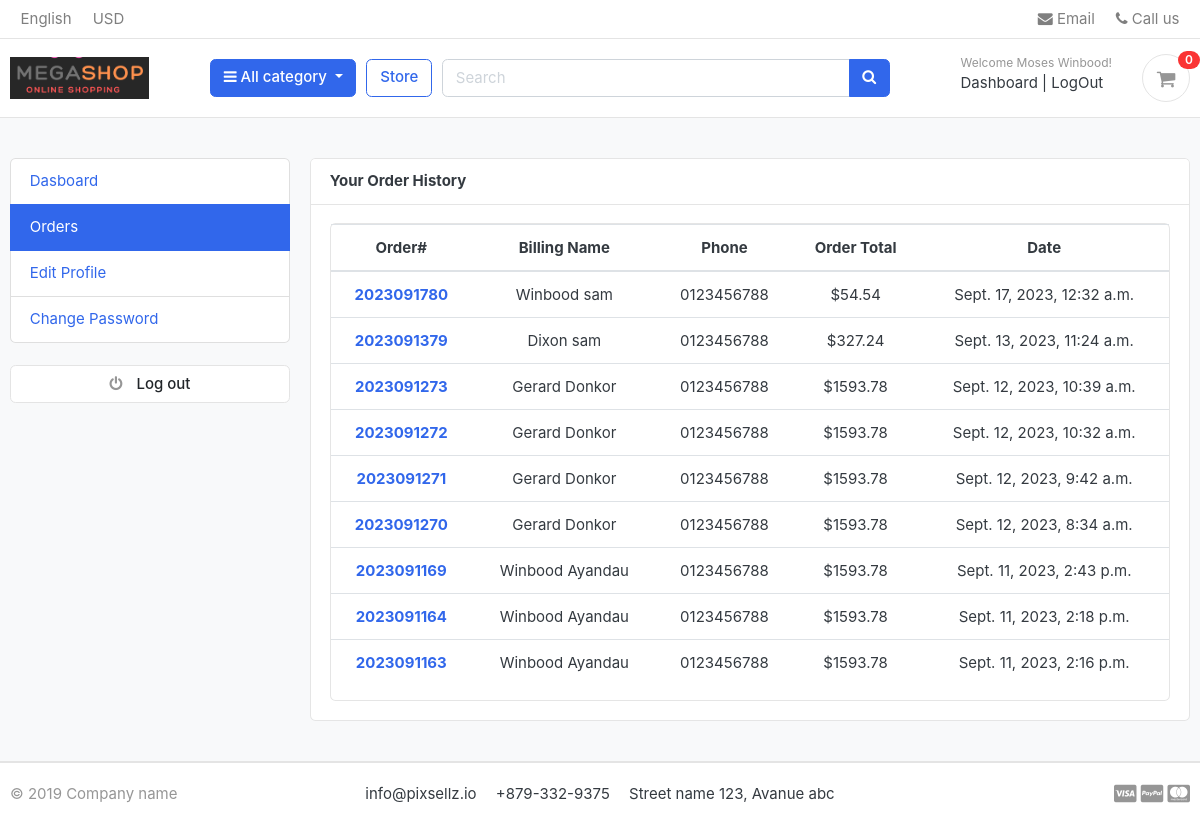
Page /accounts/my_orders/ (signed in) on the committed database.
### accounts/models.py (models this page shows, shortened)
class User(AbstractBaseUser):
    first_name = models.CharField(max_length=20)
    last_name = models.CharField(max_length=20)
    username = models.CharField(max_length=25, unique=True)
    email = models.EmailField(max_length=40, unique=True)
    phone = models.CharField(max_length=11, blank=True)
    last_login = models.DateTimeField(auto_now_add=True)
    date_joined = models.DateTimeField(auto_now_add=True)
    is_admin = models.BooleanField(default=False)
    is_staff = models.BooleanField(default=False)
    is_active = models.BooleanField(default=False)
    is_superadmin = models.BooleanField(default=False)
    USERNAME_FIELD = 'email'
    REQUIRED_FIELDS = ['username', 'first_name', 'last_name']
    objects = UserManager()

### orders/models.py (models this page shows, shortened)
class Order(models.Model):
    STATUS = (
        ('New', 'New'),
        ('Accepted', 'Accepted'),
        ('Completed', 'Completed'),
        ('Cancellation', 'Cancellation')
    )
    user = models.ForeignKey(User, on_delete=models.CASCADE, null=True)
    payment = models.ForeignKey(Payment, on_delete=models.SET_NULL, blank=True, null=True)
    order_number = models.CharField(max_length=20)
    first_name = models.CharField(max_length=100)
    last_name = models.CharField(max_length=100)
    phone = models.CharField(max_length=15)
    email = models.EmailField(max_length=100)
    address_line_1 = models.CharField(max_length=100)
    address_line_2 = models.CharField(max_length=100, blank=True)
    country = models.CharField(max_length=20)
    state = models.CharField(max_length=20)
    city = models.CharField(max_length=20)
    order_note = models.CharField(max_length=100, blank=True)
    order_total = models.FloatField()
    is_ordered = models.BooleanField(default=False)
    tax = models.FloatField()
    status = models.CharField(max_length=30, choices=STATUS, default='New')
    ip = models.CharField(max_length=20, blank=True)
    date_created = models.DateTimeField(auto_now_add=True)
    date_updated = models.DateTimeField(auto_now=True)
    def full_name(self):
        return self.first_name + " "+ self.last_name

### accounts/views.py (the view)
# urls.py: path('my_orders/', views.my_orders, name='my_orders'),
@login_required(login_url='login')
def my_orders(request):
    orders = Order.objects.order_by('-date_created').filter(user_id = request.user.id, is_ordered=True)
    orders_count = orders.count()
    context = {'orders':orders, 'orders_count':orders_count}
    return render(request, 'accounts/my_orders.html', context)

### cart/context_processors.py (called while the page is built)
def counter(request):
    cart_count = 0
    if 'admin' in request.path:
        return {}
    else:
        try:
            cart = Cart.objects.filter(cart_id = _cart_id(request))
            if request.user.is_authenticated:
                cart_items = CartItem.objects.all().filter(user = request.user)
            else:
                cart_items = CartItem.objects.all().filter(cart=cart[:1])
            for cart_item in cart_items:
                cart_count += cart_item.quantity
        except Cart.DoesNotExist:
            cart_count =0
    return dict(cart_count=cart_count)

def get_paypal_client_id(request):
    return dict(PAYPAL_CLIENT_ID=settings.PAYPAL_CLIENT_ID)

### cart/views.py (called while the page is built)
def _cart_id(request):
    cart = request.session.session_key
    if not cart:
        cart = request.session.create()
    return cart

### category/context_processors.py (called while the page is built)
def menu_links(request):
    links = Category.objects.all()
    return dict(links=links)

### category/models.py (called while the page is built)
    def get_url(self):
        return reverse('product_by_category', args=[self.slug])

### templates/accounts/my_orders.html (shortened to what this page needs)
{% extends 'base.html' %}
{% block content %}
<section class="section-content padding-y bg">
    <div class="container">
        <div class="row">
        {% include 'includes/dashboard_sidebar.html' %}
        <main class="col-md-9">
            <article class="card">
            <header class="card-header">
                <strong class="d-inline-block mr-3" >Your Order History</strong>
            </header>
            <div class="card-body">
                <div class="row">
                    <div class="col-md-12" style="text-align: center;">
                        <div class="card">
                            <table class="table table-hover">
                                <thead>
                                  <tr>
                                    <th scope="col"> Order#</th>
                                    <th scope="col">Billing Name</th>
                                    <th scope="col">Phone</th>
                                    <th scope="col">Order Total</th>
                                    <th scope="col">Date</th>
                                  </tr>
                                </thead>
                                <tbody>
                                    {% for order in orders %}
                                    <tr>
                                        <th scope="row"><a href="{% url 'order_detail' order.order_number %}">{{order.order_number}}</a></th>
                                        <td>{{order.full_name}}</td>
                                        <td>{{order.phone}}</td>
                                        <td>${{order.order_total}}</td>
                                        <td>{{order.date_created}}</td>
                                    </tr>
                                  {% endfor %}
                                </tbody>
                              </table>
                        </div>
                    </div>
                </div>
            </div>
            </article>
        </main>
    </div>
    </div>
    </section>
{% endblock %}

### templates/includes/navbar.html (shortened to what this page needs)
{% load static %}
<header class="section-header">
    <nav class="navbar p-md-0 navbar-expand-sm navbar-light border-bottom">
    <div class="container">
      <div class="collapse navbar-collapse" id="navbarTop4">
        <ul class="navbar-nav mr-auto">
            <li class="nav-item dropdown">
                 <a href="#" class="nav-link">   English </a>
            </li>
            <li class="nav-item dropdown">
                <a href="#" class="nav-link"> USD </a>
            </li>
        </ul>
        <ul class="navbar-nav">
            <li><a href="#" class="nav-link"> <i class="fa fa-envelope"></i> Email </a></li>
            <li><a href="#" class="nav-link"> <i class="fa fa-phone"></i> Call us </a></li>
        </ul>
      </div>
    </div>
    </nav>
    <section class="header-main border-bottom">
        <div class="container">
    <div class="row align-items-center">
        <div class="col-lg-2 col-md-3 col-6">
            <a href="{% url 'home' %}" class="brand-wrap">
            <img class="logo" src="{% static './images/logo2.png' %}">
            </a>
        </div>
        <div class="col-lg col-sm col-md col-6 flex-grow-0">
            <div class="category-wrap dropdown d-inline-block float-right">
                <button type="button" class="btn btn-primary dropdown-toggle" data-toggle="dropdown">
                    <i class="fa fa-bars"></i> All category
                </button>
            </div>
        </div>
        <a href="{% url 'store' %}" class="btn btn-outline-primary">Store</a>
        <div class="col-lg  col-md-6 col-sm-12 col">
            <form action="{% url 'search' %}" class="search" method="get">
                <div class="input-group w-100">
                    <input type="text" class="form-control" style="width:60%;" name="keyword" placeholder="Search">
                    <div class="input-group-append">
                      <button class="btn btn-primary" type="submit">
                        <i class="fa fa-search"></i>
                      </button>
                    </div>
                </div>
            </form>
        </div>
        <div class="col-lg-3 col-sm-6 col-8 order-2 order-lg-3">
                    <div class="d-flex justify-content-end mb-3 mb-lg-0">
                        {% if user.id is None %}
                        <div class="widget-header">
                            <small class="title text-muted">Welcome guest!</small>
                            <div>
                                <a href="{% url 'login' %}">Sign in</a> <span class="dark-transp"> | </span>
                                <a href="{% url 'register' %}"> Register</a>
                            </div>
                        </div>
                        {% else %}
                        <div class="widget-header">
                            <small class="title text-muted">Welcome {{user.first_name}}!</small>
                            <div>
                                <a href="{% url 'dashboard' %}">Dashboard</a> <span class="dark-transp"> | </span>
                                <a href="{% url 'logout' %}"> LogOut</a>
                            </div>
                        </div>
                        {% endif %}
                        <a href="{% url 'cart' %}" class="widget-header pl-3 ml-3">
                            <div class="icon icon-sm rounded-circle border"><i class="fa fa-shopping-cart"></i></div>
                            <span class="badge badge-pill badge-danger notify">{{ cart_count }}</span>
                        </a>
                    </div>
                </div>
    </div>
        </div>
    </section>
    </header>

### static/css/ui.css (style rules this page uses)
html { font-family: "Inter", sans-serif; font-size: 15px; }
.icon-xs, .icon-sm, .icon-md, .icon-lg { display: inline-block; text-align: center; flex-shrink: 0; flex-grow: 0; }
.icon-sm { width: 48px; height: 48px; line-height: 48px !important; font-size: 20px; }
.padding-y { padding-top: 40px; padding-bottom: 40px; }
article:after, .form-group:after { display: block; clear: both; content: ""; }
.bg { background-color: #f8f9fa; }
.header-main { position: relative; padding-top: 1rem; padding-bottom: 1rem; }
.brand-wrap .logo, .navbar-brand .logo { margin-right: 7px; max-height: 42px; display: inline-block; }
.widget-header { display: inline-block; vertical-align: middle; position: relative; }
.widget-header a { color: #343a40; }
.widget-header i { color: #969696; }
.widget-header .title { display: block; }
.widget-header .notify { position: absolute; top: -3px; right: -10px; }
.notify { position: absolute; top: -4px; right: -10px; display: inline-block; padding: 0.25em 0.6em; font-size: 12px; line-height: 1; text-align: center; border-radius: 3rem; color: #fff; background-color: #fa3434; }

### rows in the picture
User: first_name "Moses Winbood"
Order: order_number "2023091780", full_name "Winbood sam", phone "0123456788", order_total "54.54", date_created "Sept. 17, 2023, 12:32 a.m."
Order: order_number "2023091379", full_name "Dixon sam", phone "0123456788", order_total "327.24", date_created "Sept. 13, 2023, 11:24 a.m."
Order: order_number "2023091273", full_name "Gerard Donkor", phone "0123456788", order_total "1593.78", date_created "Sept. 12, 2023, 10:39 a.m."
Order: order_number "2023091272", full_name "Gerard Donkor", phone "0123456788", order_total "1593.78", date_created "Sept. 12, 2023, 10:32 a.m."
Order: order_number "2023091271", full_name "Gerard Donkor", phone "0123456788", order_total "1593.78", date_created "Sept. 12, 2023, 9:42 a.m."
Order: order_number "2023091270", full_name "Gerard Donkor", phone "0123456788", order_total "1593.78", date_created "Sept. 12, 2023, 8:34 a.m."
Order: order_number "2023091169", full_name "Winbood Ayandau", phone "0123456788", order_total "1593.78", date_created "Sept. 11, 2023, 2:43 p.m."
Order: order_number "2023091164", full_name "Winbood Ayandau", phone "0123456788", order_total "1593.78", date_created "Sept. 11, 2023, 2:18 p.m."
Order: order_number "2023091163", full_name "Winbood Ayandau", phone "0123456788", order_total "1593.78", date_created "Sept. 11, 2023, 2:16 p.m."

### other values in the picture
{{ cart_count }} "0"
